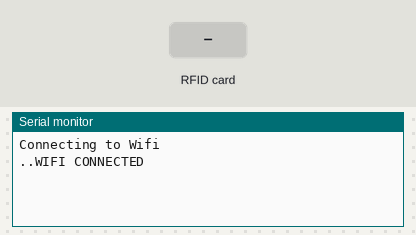
Simulated run of this sketch. Board: Arduino Mega 2560, built with avr-gcc and run on an emulated ATmega2560. Parts: the last lines printed to the serial monitor. Inputs (shaded band) come from the test bench. The modem accepts every AT command (registered, SIM ready, sends succeed) and sends nothing else.

Above: at 6.2 s.
6.3 s: RFID card 5E 7A 19 C4 held to the reader
At 7.7 s:
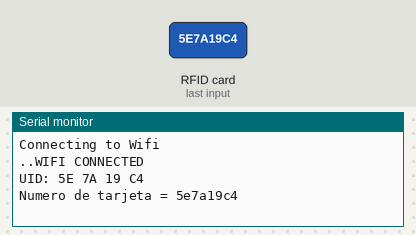
At 12.4 s:
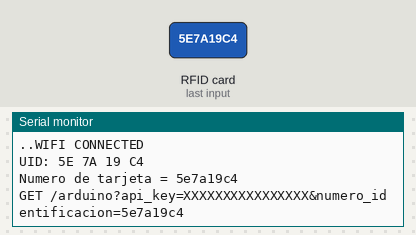

Measured:
- after the input at 6.3 s, the serial monitor: prints a new line at once (image 1)

The sketch:

esp8266_rfid.ino
```cpp
/**
 * Detector RFID
 *
*/
#include <SPI.h>     //  Libreria SPI
#include <MFRC522.h> // Libreria  MFRC522

#define RST_PIN 9 // Pin de reset
#define SS_PIN 53 // Pin de slave select

MFRC522 mfrc522(SS_PIN, RST_PIN); // Objeto mfrc522 enviando pines de slave select y reset
byte LecturaUID[4];         // Array para almacenar el UID leido

/*
    ESP8266 Module
    Extracted from:
 * https://www.youtube.com/watch?v=hXAWG8xuusM
 * http://myengineeringstuffs.com/sending-data-to-thingspeak-server-using-esp8266-47


   Arduino Uno
 * https://www.arduino.cc/en/Reference/SoftwareSerial

 * #include <SoftwareSerial.h>
 * SoftwareSerial ser(2, 3);
 * TX cable from ESP8622 module connected to pin 2 on ArduinoUno
 * RX cable from ESP8622 module connected to pin 3 on ArduinoUno

 * Error with if(ser.find("Error")){
 * In the link below explained how to fix it:
 * if(ser.find((char*)"Error")){
 * https://stackoverflow.com/questions/36421213/deprecated-conversion-from-string-constant-to-char-wwrite-strings-error-in


 * Arduino Mega
 * Use Serial3(HardwareSerial) instead of SoftwareSerial
*/

String apiKey = "XXXXXXXXXXXXXXXX";

String wifi_name = "donayre3";
String wifi_pass = "@Sabueso@Mangosta@25";
String host = "159.65.185.107"; // Domain or IP
String url = "/arduino";

void setup()
{
    /**
     * RFID
    */
    SPI.begin();        // inicializa bus SPI
    mfrc522.PCD_Init(); // inicializa modulo lector

    /**
     * ESP8266
     */
    Serial3.begin(115200);
    Serial.begin(9600);

    unsigned char check_connection = 0;
    unsigned char times_check = 0;

    Serial.println("Connecting to Wifi");
    while (check_connection == 0)
    {
        Serial.print("..");
        Serial3.print("AT+CWJAP=\"" + wifi_name + "\",\"" + wifi_pass + "\"\r\n");

        Serial3.setTimeout(5000);

        if (Serial3.find((char *)"WIFI CONNECTED\r\n") == 1)
        {
            Serial.println("WIFI CONNECTED");
            break;
        }

        times_check++;
        if (times_check > 3)
        {
            times_check = 0;
            Serial.println("Trying to Reconnect..");
        }
    }

    delay(5000);
}

void loop()
{

    if (!mfrc522.PICC_IsNewCardPresent()) // si no hay una tarjeta presente
        return;                           // retorna al loop esperando por una tarjeta

    if (!mfrc522.PICC_ReadCardSerial()) // si no puede obtener datos de la tarjeta
        return;                         // retorna al loop esperando por otra tarjeta

    Serial.print("UID:"); // muestra texto UID:

    String numero_de_tarjeta = "";

    for (byte i = 0; i < 4; i++)
    { // bucle recorre de a un byte por vez el UID
        if (mfrc522.uid.uidByte[i] < 0x10)
        {                       // si el byte leido es menor a 0x10
            Serial.print(" 0"); // imprime espacio en blanco y numero cero
        }
        else
        {                      // sino
            Serial.print(" "); // imprime un espacio en blanco
        }
        Serial.print(mfrc522.uid.uidByte[i], HEX); // imprime el byte del UID leido en hexadecimal

        numero_de_tarjeta += String(mfrc522.uid.uidByte[i], HEX);
    }


    Serial.println("");
    Serial.println("Numero de tarjeta = " + numero_de_tarjeta);

    httpSend(numero_de_tarjeta);

    mfrc522.PICC_HaltA();     // detiene comunicacion con tarjeta
}

/* String acquireData()
{

    int humi, temp;

    humi = random(1000);
    temp = random(1000);

    String data = "&field1=";
    data += String(humi);
    data += "&field2=";
    data += String(temp);

    return data;
} */

void httpSend(String numero_identificacion) {

    // TCP connection
    String cmd = "AT+CIPSTART=\"TCP\",\"";
    cmd += host; // domain or ip
    cmd += "\",80";
    Serial3.println(cmd);

    if (Serial3.find((char *)"Error"))
    {
        Serial.println("AT+CIPSTART error");
        return;
    }

    // prepare GET string
    String getStr = "GET " + url + "?api_key=";
    getStr += apiKey;

    //getStr += acquireData();
    getStr += "&numero_identificacion=" + numero_identificacion;


    getStr += "\r\n\r\n";

    // send data length
    cmd = "AT+CIPSEND=";
    cmd += String(getStr.length());
    Serial3.println(cmd);

    if (Serial3.find((char *)">"))
    {
        Serial3.print(getStr);
        Serial.println(getStr);
    }
    else
    {
        Serial3.println("AT+CIPCLOSE");
        Serial.println("CIPCLOSE");
    }

    // server needs x sec delay between updates
    //delay(2000);

}
```
